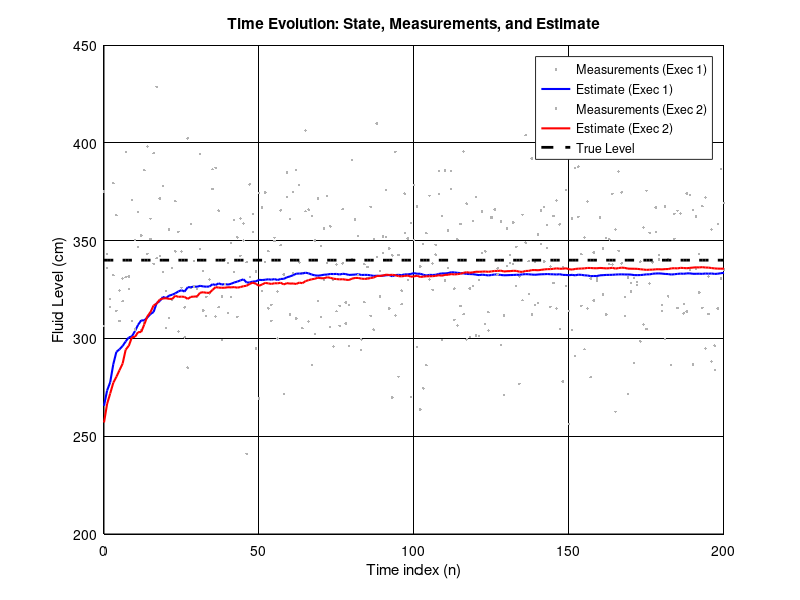
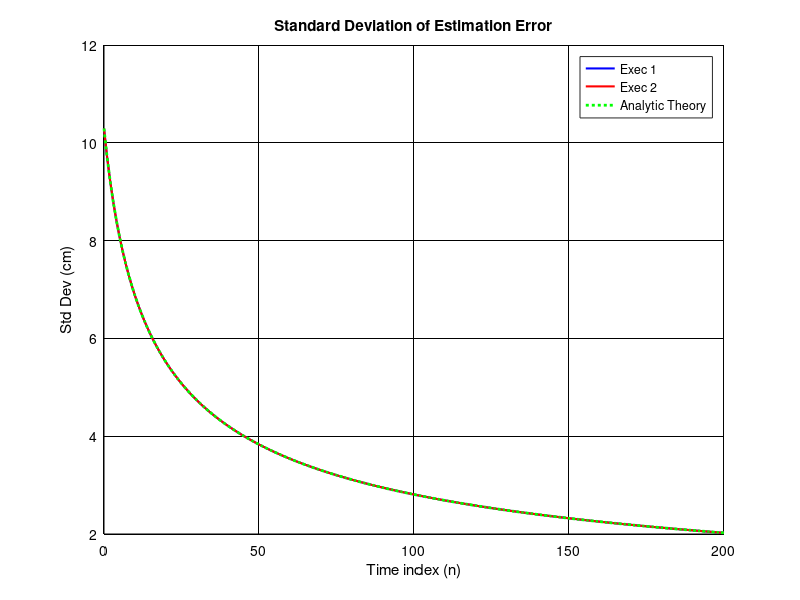

Write the MATLAB code that produced these figures, in order.
% =========================================================================
% Script: kalman_flow.m
% Subject: Signal Processing for Communications
% Assignment: Lab 3 - Linear Estimation and Kalman Filtering
% Task: 3 (Constant Fluid Level Estimation)
% =========================================================================

clear; clc; close all;

%% 1. SYSTEM PARAMETERS AND CONFIGURATION
% Physical constants
rho_kgm3 = 874;                 % Density of Benzene in kg/m^3
rho_gcm3 = rho_kgm3 / 1000;     % Density in g/cm^3 (0.874)
ch = 0.98 * rho_gcm3;           % Hydrostatic constant [mbar/cm] [cite: 26]

% Simulation parameters
N = 200;                        % Number of time steps (0 to 200)
num_execs = 2;                  % Number of executions to plot

% Statistics and True Values
l_true = 340;                   % True fluid level [cm]
mu_l = 250;                     % Initial guess for level [cm]
sigma_l = 11;                   % Standard deviation of initial guess [cm]
sigma_v = 25;                   % Standard deviation of measurement noise [mbar]

% Kalman Filter Matrices (Scalar model derived in Task 3)
% State: s_n = level (constant)
A = 1;                          % State transition (level is static)
G = 0;                          % No control input
Q = 0;                          % Process noise covariance (model is perfect)
H = ch;                         % Observation matrix (converts cm to mbar)
R = sigma_v^2;                  % Measurement noise covariance

%% 2. SIMULATION LOOP (Multiple Executions)
% We use cell arrays or matrices to store data for different runs if needed,
% but for plotting we can just hold the figure.

% Prepare Figures
figure(1); hold on; grid on;
title('Time Evolution: State, Measurements, and Estimate', 'Color', 'k');
xlabel('Time index (n)'); ylabel('Fluid Level (cm)');

figure(2); hold on; grid on;
title('Standard Deviation of Estimation Error', 'Color', 'k');
xlabel('Time index (n)'); ylabel('Std Dev (cm)');

colors = ['b', 'r']; % Colors for the two executions

for k = 1:num_execs
    % --- Initialization ---
    % Pre-allocate arrays for history
    s_true_hist = zeros(1, N+1);
    x_hist      = zeros(1, N+1);
    s_hat_hist  = zeros(1, N+1);
    Sigma_hist  = zeros(1, N+1);
    
    % Initialize Kalman Filter Variables (n = -1)
    s_hat = mu_l;               % \hat{s}_{-1|-1}
    Sigma = sigma_l^2;          % \Sigma_{-1|-1} (Variance)
    
    % --- Time Loop (n = 0 to N) ---
    for i = 1:(N+1)
        n = i - 1; % Actual time index
        
        % A. Simulate Real World (The "Truth")
        s_n = l_true;           % True state is constant
        v_n = sigma_v * randn;  % Generate Gaussian noise
        x_n = H * s_n + v_n;    % Generate measurement [mbar]
        
        % B. Kalman Filter Algorithm
        
        % 1. Prediction (Time Update)
        % \hat{s}_{n|n-1} = A * \hat{s}_{n-1|n-1}
        s_pred = A * s_hat;
        % \Sigma_{n|n-1} = A * \Sigma_{n-1|n-1} * A' + Q
        Sigma_pred = A * Sigma * A' + Q;
        
        % 2. Correction (Measurement Update)
        % Kalman Gain: K_n
        K = Sigma_pred * H' / (H * Sigma_pred * H' + R);
        
        % State Update: \hat{s}_{n|n}
        s_hat = s_pred + K * (x_n - H * s_pred);
        
        % Covariance Update: \Sigma_{n|n}
        Sigma = (1 - K * H) * Sigma_pred;
        
        % C. Store Data
        s_true_hist(i) = s_n;
        x_hist(i)      = x_n;
        s_hat_hist(i)  = s_hat;
        Sigma_hist(i)  = Sigma;
    end
    
    % --- Plotting for Execution k ---
    time_vec = 0:N;
    
    % Plot on Figure 1
    figure(1);
    set(gcf, 'Color', 'w');
    set(gca, 'Color', 'w');
    grid on;
    set(gca, 'GridColor', 'k');  % 'k' es el código para negro
    set(gca, 'GridAlpha', 1);
    set(gca, 'XColor', 'k', 'YColor', 'k');
    % Plot measurements converted to cm (observed level) for valid comparison
    % We plot points (.) to avoid clutter
    plot(time_vec, x_hist/ch, '.', 'Color', [0.7 0.7 0.7], ...
        'DisplayName', sprintf('Measurements (Exec %d)', k));
    
    % Plot Estimate
    plot(time_vec, s_hat_hist, 'Color', colors(k), 'LineWidth', 1.5, ...
        'DisplayName', sprintf('Estimate (Exec %d)', k));
    
    % Plot on Figure 2 (Sigma)
    figure(2);
    set(gcf, 'Color', 'w');
    set(gca, 'Color', 'w');
    grid on;
    set(gca, 'GridColor', 'k');  % 'k' es el código para negro
    set(gca, 'GridAlpha', 1);
    set(gca, 'XColor', 'k', 'YColor', 'k');
    plot(time_vec, sqrt(Sigma_hist), 'Color', colors(k), 'LineWidth', 1.5, ...
        'DisplayName', sprintf('Exec %d', k));
end

%% 3. FINALIZING PLOTS
figure(1);
% Plot True Level once (it's the same for all)
plot(time_vec, s_true_hist, 'k--', 'LineWidth', 2, 'DisplayName', 'True Level');
legend('Location', 'best', 'Color','w', 'TextColor','k');
ylim([200 450]); % Adjust view to see convergence

figure(2);
legend('Location', 'best', 'Color','w', 'TextColor','k');
% Analytic Check (Optional validation)
% Formula: Sigma_n = sigma_l^2 / (1 + (n+1)*alpha*ch^2)
alpha = sigma_l^2 / sigma_v^2;
Sigma_analytic = sigma_l^2 ./ (1 + ((0:N)+1) * alpha * ch^2);
plot(time_vec, sqrt(Sigma_analytic), 'g:', 'LineWidth', 2, 'DisplayName', 'Analytic Theory');